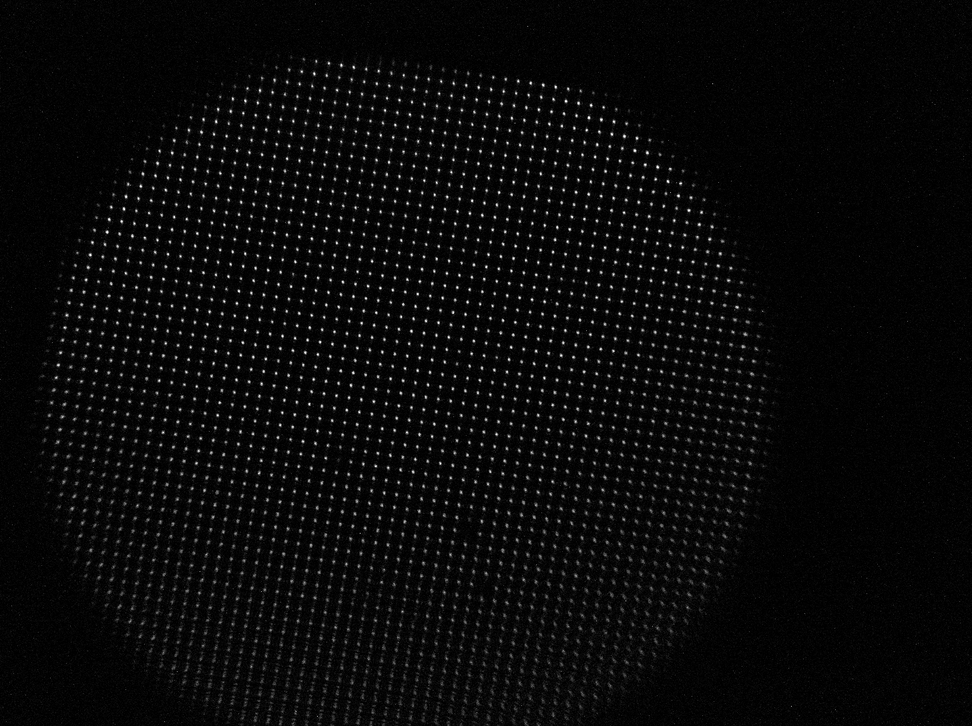
#> input picture Projet_TDH2_Hyperspectral/Images_Brutes/647_1.bmp, 972 x 726 px, shrunk from 1456 x 1088 before the run
$ python -i Reference.py   (imports and definitions only)
#> lines starting #> are read from the running program, lines starting #| are printed output that depends on the picture; after the words box and inside, x2 and y2 are one past the last pixel; in counts of white or black regions, pixels touching at a corner belong together
import cv2
import numpy as np
import math
from scipy.ndimage import label, center_of_mass

# --- Détection des spots (inchangée) ---
def detect_spots(image, threshold=0.12, min_area=10):
    """
    Détecte les centres lumineux dans l'image en utilisant la labellisation et le centre de masse
    et crée des contours factices pour la compatibilité avec la visualisation.
    """
    norm_image = (image - image.min()) / (image.max() - image.min())
    binary_image = (norm_image > threshold).astype(np.uint8)

    # Étape 1: Labellisation des régions (Scipy)
    labeled_image, num_features = label(binary_image)

    centers = []
    valid_contours = []

    # Itération sur chaque région labellisée
    for i in range(1, num_features + 1):
        region = (labeled_image == i)

        if np.sum(region) >= min_area:
            # Étape 2: Calcul du Centre de Masse (y, x)
            cy, cx = center_of_mass(region)

            # center_of_mass retourne (y, x), nous le convertissons en (cx, cy) ou (x, y)
            #cx = int(round(cx))
            #cy = int(round(cy))

            centers.append((cx, cy))

            # Étape 3: Création d'un contour factice pour la compatibilité
            region_uint8 = region.astype(np.uint8) * 255

            contours, _ = cv2.findContours(region_uint8, cv2.RETR_EXTERNAL, cv2.CHAIN_APPROX_SIMPLE)

            if contours:
                biggest_contour = max(contours, key=cv2.contourArea)
                valid_contours.append(biggest_contour)

    return np.array(centers), valid_contours

# --- Calcul grille et cellules (MODIFIÉE pour inclure xspot, yspot) ---
def compute_grid_and_cells(centers):
    """Calcule les lignes de la grille et détermine l'état (spot présent/absent) de chaque cellule
    en vérifiant si le centre du spot est dans les limites rectangulaires de la cellule et stocke ses coordonnées."""
    if len(centers) < 4:
        return [], [], []

    y_median = np.median(centers[:,1])
    x_median = np.median(centers[:,0])
    line_central = centers[np.abs(centers[:,1]-y_median) < 5]
    line_central = line_central[np.argsort(line_central[:,0])]
    col_central = centers[np.abs(centers[:,0]-x_median) < 5]
    col_central = col_central[np.argsort(col_central[:,1])]

    if len(line_central) < 2 or len(col_central) < 2:
        return [], [], []

    dx = np.median(np.diff(line_central[:,0]))
    dy = np.median(np.diff(col_central[:,1]))

    if dx == 0 or dy == 0:
        return [], [], []

    y_top, y_bottom = col_central[0,1]-dy/2, col_central[-1,1]+dy/2
    x_left, x_right = line_central[0,0]-dx/2, line_central[-1,0]+dx/2

    vertical_x_coords = [(line_central[i,0] + line_central[i+1,0]) / 2 for i in range(len(line_central)-1)]
    vertical_x_coords.insert(0, x_left)
    vertical_x_coords.append(x_right)

    vertical_lines = [
        (x_coord, y_top, x_coord, y_bottom)
        for x_coord in vertical_x_coords
    ]

    horizontal_y_coords = [(col_central[i,1] + col_central[i+1,1]) / 2 for i in range(len(col_central)-1)]
    horizontal_y_coords.insert(0, y_top)
    horizontal_y_coords.append(y_bottom)

    horizontal_lines = [
        (x_left, y_coord, x_right, y_coord)
        for y_coord in horizontal_y_coords
    ]

    cells = []
    centers_tuple = [tuple(c) for c in centers]

    for j in range(len(horizontal_y_coords) - 1):
        for i in range(len(vertical_x_coords) - 1):
            x_start = vertical_x_coords[i]
            x_end = vertical_x_coords[i+1]
            y_start = horizontal_y_coords[j]
            y_end = horizontal_y_coords[j+1]

            center_x = (x_start + x_end) / 2
            center_y = (y_start + y_end) / 2

            has_spot = False
            xspot = None # Initialisation des coordonnées du spot réel
            yspot = None

            # Logique d'appariement par surface
            for cx_spot, cy_spot in centers_tuple:

                is_in_x = (x_start + 2 <= cx_spot < x_end - 2)
                is_in_y = (y_start + 2 <= cy_spot < y_end - 2)

                if is_in_x and is_in_y:
                    has_spot = True
                    xspot = cx_spot # Stockage des coordonnées du spot
                    yspot = cy_spot # Stockage des coordonnées du spot
                    break

            cells.append({
                'cx': center_x,
                'cy': center_y,
                'has_spot': has_spot,
                'x_min': x_start,
                'y_min': y_start,
                'x_max': x_end,
                'y_max': y_end,
                'xspot': xspot,
                'yspot': yspot
            })

    return vertical_lines, horizontal_lines, cells

# --- Écriture du fichier de référence (MODIFIÉE pour xspot/yspot) ---
def write_reference_file(reference_file, x_min, x_max, y_min, y_max,
                            centers, vertical_lines, horizontal_lines, cells):
    """Écrit les coordonnées du ROI, des centres et de la grille dans le fichier de référence."""
    lines = []
    lines.append(f"x_min: {x_min}\n")
    lines.append(f"x_max: {x_max}\n")
    lines.append(f"y_min: {y_min}\n")
    lines.append(f"y_max: {y_max}\n\n")

    lines.append("#BEGIN centres des spots\n")
    for c in centers:
        lines.append(f"{c[0]:.4f},{c[1]:.4f}\n")
    lines.append("#END centres des spots\n\n")

    lines.append("#BEGIN grille\n")
    lines.append("# Lignes verticales : x1,y1,x2,y2\n")
    for v in vertical_lines:
        lines.append(f"{v[0]},{v[1]},{v[2]},{v[3]}\n")
    lines.append("# Lignes horizontales : x1,y1,x2,y2\n")
    for h in horizontal_lines:
        lines.append(f"{h[0]},{h[1]},{h[2]},{h[3]}\n")
    lines.append("#END grille\n\n")

    lines.append("#BEGIN cellules de grille\n")
    # Nouveau format
    lines.append("# Format : cx,cy,has_spot(0/1),x_min,y_min,x_max,y_max,xspot,yspot\n")

    for c in cells:
        # Convertir None en 0.0 pour l'écriture dans le fichier si le spot est absent
        xspot_val = c['xspot'] if c['xspot'] is not None else 0.0
        yspot_val = c['yspot'] if c['yspot'] is not None else 0.0

        lines.append(f"{c['cx']},{c['cy']},{int(c['has_spot'])},{c['x_min']},{c['y_min']},{c['x_max']},{c['y_max']},{xspot_val},{yspot_val}\n")
    lines.append("#END cellules de grille\n")

    with open(reference_file, 'w') as f:
        f.writelines(lines)
    print("📄 reference.txt mis à jour proprement")

# --- Lecture des fonctions (MODIFIÉE pour xspot/yspot) ---
# [118 lines left out: functions read_grid_cells_from_reference, assign_coordinates_from_file, read_grid_from_reference, not called in this run]

# --- Traitement et sauvegarde image (inchangée) ---
def process_and_save_images(image_path):
    print(f"🔬 Début du traitement de l'image pour la référence : {image_path}")

    image = cv2.imread(image_path)
#> image is the input picture: shape (726, 972, 3); min 0, max 255, mean 9.1
    if image is None:
        print(f"❌ Impossible de charger l'image à {image_path}. Vérifiez le chemin et l'extension.")
        return

    # Gestion des images à 1 canal (gris) ou 3 canaux (BGR)
    if len(image.shape) == 3:
        gray_image = cv2.cvtColor(image, cv2.COLOR_BGR2GRAY)
    elif len(image.shape) == 2:
        gray_image = image
    else:
        print("❌ Format d'image non pris en charge.")
        return

    spots_centers, spots_contours = detect_spots(gray_image)
#> in detect_spots, `binary_image = (norm_image > threshold).astype(np.uint8)`:
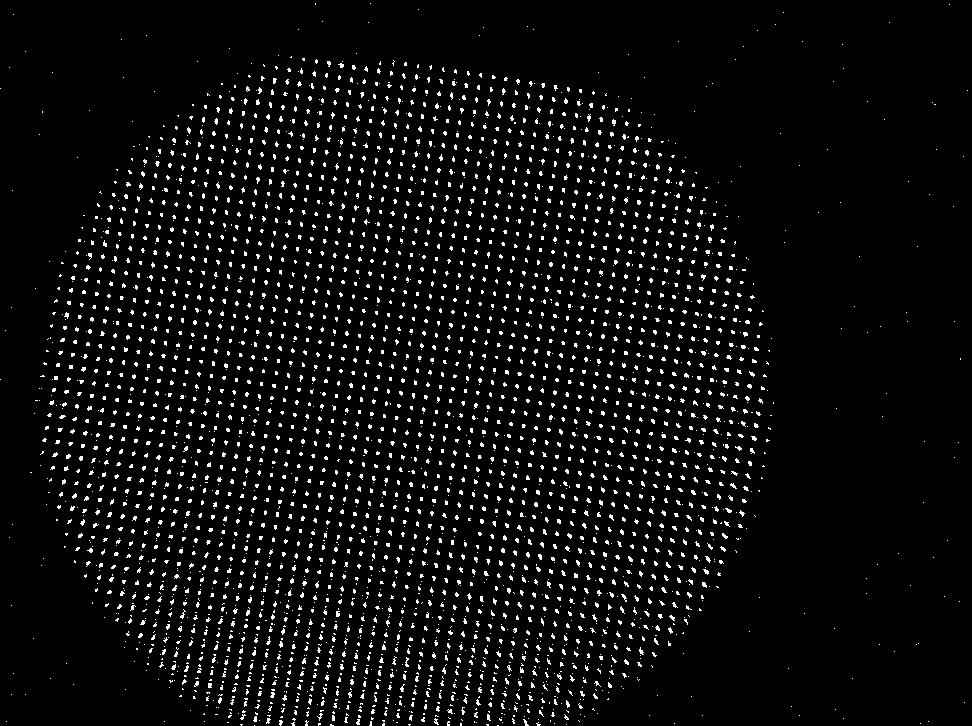
#> binary_image: shape (726, 972); values 0 (black) and 1 (white), 5.1% white in thin lines or dots
#> in detect_spots, `labeled_image, num_features = label(binary_image)`:
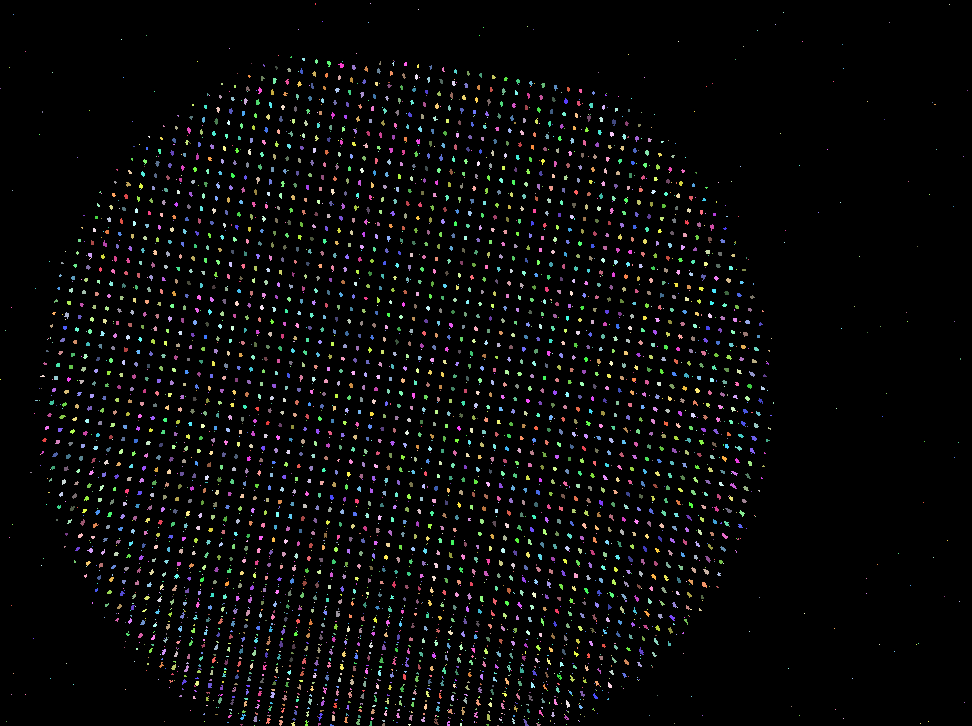
#> labeled_image: shape (726, 972) int32; 3936 distinct labels, from 0 to 3935; one colour per label, 0 black
#> in detect_spots, `labeled_image, num_features = label(binary_image)`: num_features = 3935
#> the loop in detect_spots, `for i in range(1, num_features + 1):` made 3935 passes
#> (cy, cx, contours) on passes 34, 41, 47, 52, 63, 77, 81, 82: (63.06, 328.5, 1 contour, all with area under 20), (65, 341, 1 contour, all with area under 20), (68.64, 365.9, 1 contour, all with area under 20), (70.53, 378.2, 1 contour, all with area under 20), (75.46, 403.4, 1 contour, all with area under 20), (81.4, 286.9, 1 contour, all with area under 20), (80.79, 517.6, 1 contour, all with area under 20), (83.56, 298.9, 1 contour, all with area under 20)
#> pass 1, in detect_spots, `region = (labeled_image == i)`:
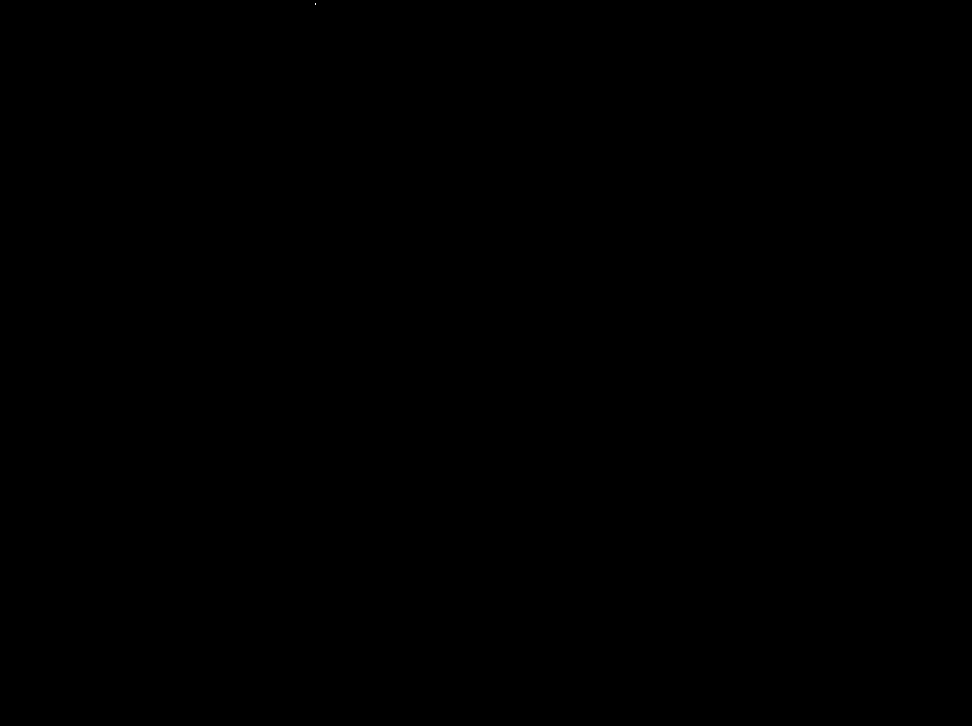
#> region: shape (726, 972) bool; 0% white in thin lines or dots, all inside (x1, y1, x2, y2) = (315, 3, 316, 5)
#> after the loop in detect_spots, `for i in range(1, num_features + 1):`: centers = 2420 pairs, first value 44.08 to 762.2, second value 61 to 723.6; valid_contours = 2420 contours, all with area under 20
#> spots_centers has the same summary as centers in detect_spots; spots_contours = 2420 contours, all with area under 20

    if len(spots_centers) == 0:
        print("Aucun centre de spot détecté. 🛑 Arrêt du traitement.")
        return

    # Calcul du ROI de zoom autour des spots
    spots_centers_np = np.array(spots_centers)
#> spots_centers_np has the same summary as centers in detect_spots
    x_min = int(max(0, np.min(spots_centers_np[:, 0]) - 25))
#> x_min = 19
    x_max = int(min(image.shape[1], np.max(spots_centers_np[:, 0]) + 25))
#> x_max = 787
    y_min = int(max(0, np.min(spots_centers_np[:, 1]) - 25))
#> y_min = 36
    y_max = int(min(image.shape[0], np.max(spots_centers_np[:, 1]) + 25))
#> y_max = 726

    vertical_lines, horizontal_lines, cells = compute_grid_and_cells(spots_centers_np)
#> in compute_grid_and_cells, `y_median = np.median(centers[:,1])`: y_median = 396.4
#> in compute_grid_and_cells, `x_median = np.median(centers[:,0])`: x_median = 404.7
#> in compute_grid_and_cells, `line_central = centers[np.abs(centers[:,1]-y_median) < 5]`: line_central = 45 pairs, first value 78.79 to 760.2, second value 391.8 to 401.1
#> in compute_grid_and_cells, `col_central = centers[np.abs(centers[:,0]-x_median) < 5]`: col_central = 42 pairs, first value 399.9 to 409.5, second value 63.64 to 702.7
#> in compute_grid_and_cells, `dx = np.median(np.diff(line_central[:,0]))`: dx = 12.61
#> in compute_grid_and_cells, `dy = np.median(np.diff(col_central[:,1]))`: dy = 12.52
#> in compute_grid_and_cells, `y_top, y_bottom = col_central[0,1]-dy/2, col_central[-1,1]+dy/2`: y_top = 57.38; y_bottom = 708.9
#> in compute_grid_and_cells, `x_left, x_right = line_central[0,0]-dx/2, line_central[-1,0]+dx/2`: x_left = 72.48; x_right = 766.5
#> in compute_grid_and_cells, `vertical_x_coords = [(line_central[i,0] + line_central[i+1,0]) / 2 for..`: vertical_x_coords = 44 values from 85.09 to 753.6
#> in compute_grid_and_cells, `vertical_lines = [ (x_coord, y_top, x_coord, y_bottom) for x_coord in ..`: vertical_lines = 46 items, first 6: (72.48, 57.38, 72.48, 708.9), (85.09, 57.38, 85.09, 708.9), (97.62, 57.38, 97.62, 708.9), (110.3, 57.38, 110.3, 708.9), (123.1, 57.38, 123.1, 708.9), (143.1, 57.38, 143.1, 708.9)
#> in compute_grid_and_cells, `horizontal_y_coords = [(col_central[i,1] + col_central[i+1,1]) / 2 for..`: horizontal_y_coords = 41 values from 69.55 to 695.7
#> in compute_grid_and_cells, `horizontal_lines = [ (x_left, y_coord, x_right, y_coord) for y_coord i..`: horizontal_lines = 43 items, first 6: (72.48, 57.38, 766.5, 57.38), (72.48, 69.55, 766.5, 69.55), (72.48, 81.28, 766.5, 81.28), (72.48, 100.7, 766.5, 100.7), (72.48, 120.3, 766.5, 120.3), (72.48, 132.5, 766.5, 132.5)
#> in compute_grid_and_cells, `centers_tuple = [tuple(c) for c in centers]`: centers_tuple has the same summary as centers in detect_spots
#> the loop in compute_grid_and_cells, `for j in range(len(horizontal_y_coords) - 1):` made 42 passes
#> after the loop in compute_grid_and_cells, `for j in range(len(horizontal_y_coords) - 1):`: cells = 1890 items
#> cells = 1890 items

    write_reference_file("reference.txt", x_min, x_max, y_min, y_max,
                            spots_centers, vertical_lines, horizontal_lines, cells)
#> the loop in write_reference_file, `for c in centers:` made 2420 passes
#> c on passes 1 to 3: [316, 61], [328.5, 63.06], [405.1, 63.64]
#> after the loop in write_reference_file, `for c in centers:`: lines = 2425 items
#> the loop in write_reference_file, `for v in vertical_lines:` made 46 passes
#> after the loop in write_reference_file, `for v in vertical_lines:`: lines = 2474 items
#> the loop in write_reference_file, `for h in horizontal_lines:` made 43 passes
#> after the loop in write_reference_file, `for h in horizontal_lines:`: lines = 2518 items
#> the loop in write_reference_file, `for c in cells: # Convertir None en 0.0 pour l'écriture dans le fichie..` made 1890 passes
#> (xspot_val, yspot_val) on passes 1 to 3: (0, 0), (0, 0), (0, 0)
#> after the loop in write_reference_file, `for c in cells:`: lines = 4411 items

    image_zoom = image[y_min:y_max, x_min:x_max].copy()
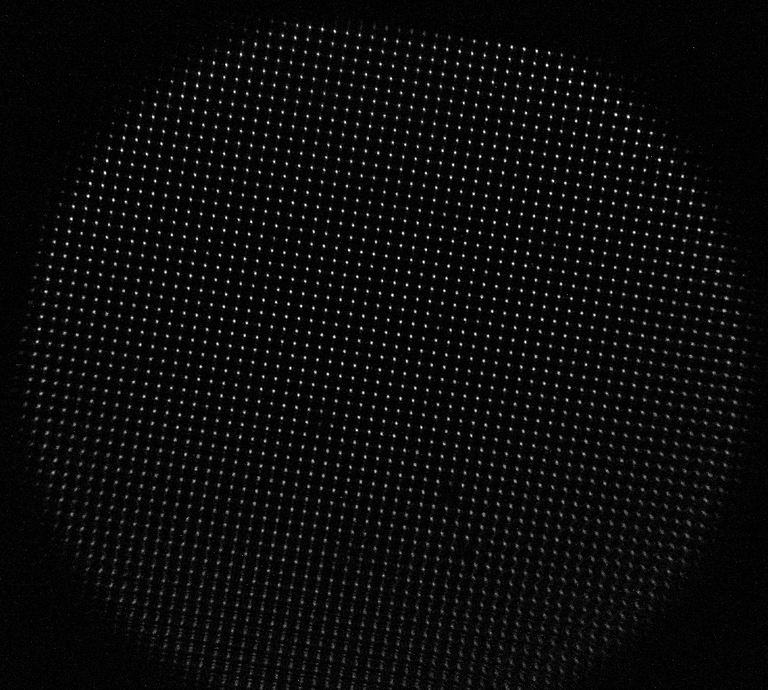
#> image_zoom: shape (690, 768, 3); min 0, max 255, mean 11.1

    # Dimensions de l'image zoomée
    H_zoom, W_zoom = image_zoom.shape[:2]
    # Couleur BGR (Bleu) pour OpenCV
    BLUE_PIXEL = [255, 0, 0]

    for i, center in enumerate(spots_centers):
        contour = spots_contours[i]

        # Ajustement des coordonnées au ROI zoomé
        contour_adj = contour - [x_min, y_min]
        x_center_adj = int(round(center[0] - x_min))
        y_center_adj = int(round(center[1] - y_min))

        # A. Dessiner le contour non rempli en rouge (épaisseur 1)
        cv2.drawContours(image_zoom, [contour_adj], -1, (0, 0, 255), 1)

        # B. DESSINER LE CENTRE DE MASSE EN TANT QUE 1 PIXEL BLEU
        # On utilise l'indexation directe du tableau NumPy pour garantir un point de 1 pixel
        if 0 <= y_center_adj < H_zoom and 0 <= x_center_adj < W_zoom:
            image_zoom[y_center_adj, x_center_adj] = BLUE_PIXEL
#> this loop made 2420 passes
#> (center, x_center_adj, y_center_adj) on passes 1 to 3: ([316, 61], 297, 25), ([328.5, 63.06], 310, 27), ([405.1, 63.64], 386, 28)
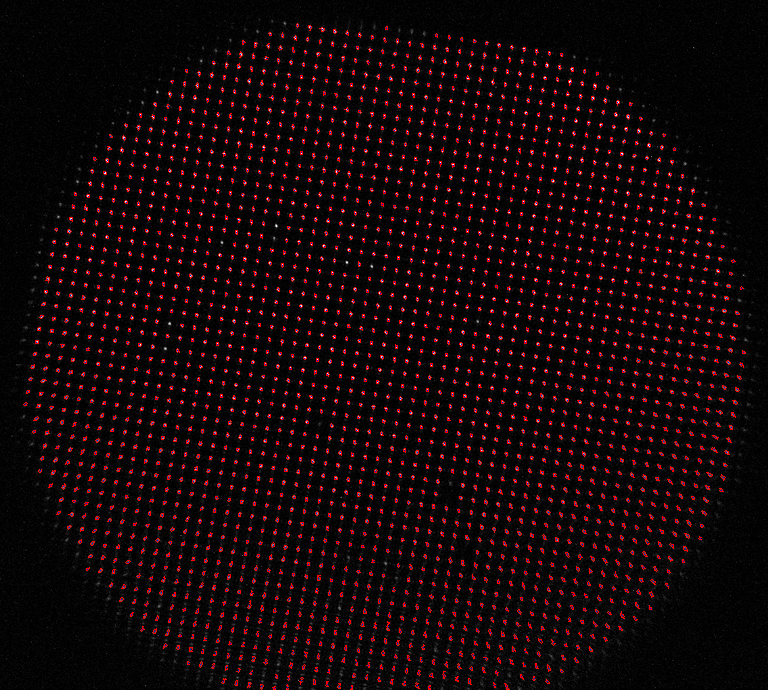
#> image_zoom: shape (690, 768, 3); 5.15% of pixels changed, all inside (x1, y1, x2, y2) = (23, 23, 746, 690)

    # Sauvegarde des images en PNG
    cv2.imwrite('image_reference.png', image)

    # SAUVEGARDE DE L'IMAGE CENTRÉE
    cv2.imwrite('image_reference_centre.png', image_zoom)

    print(f"✅ Image originale sauvegardée sous 'image_reference.png'")
    print(f"✅ Image zoomée avec contours rouges (fins) et centre bleu (1 pixel) sauvegardée sous 'image_reference_centre.png' (Format sans perte)")

>>> result = process_and_save_images('../../Projet_TDH2_Hyperspectral/Images_Brutes/647_1.bmp')
